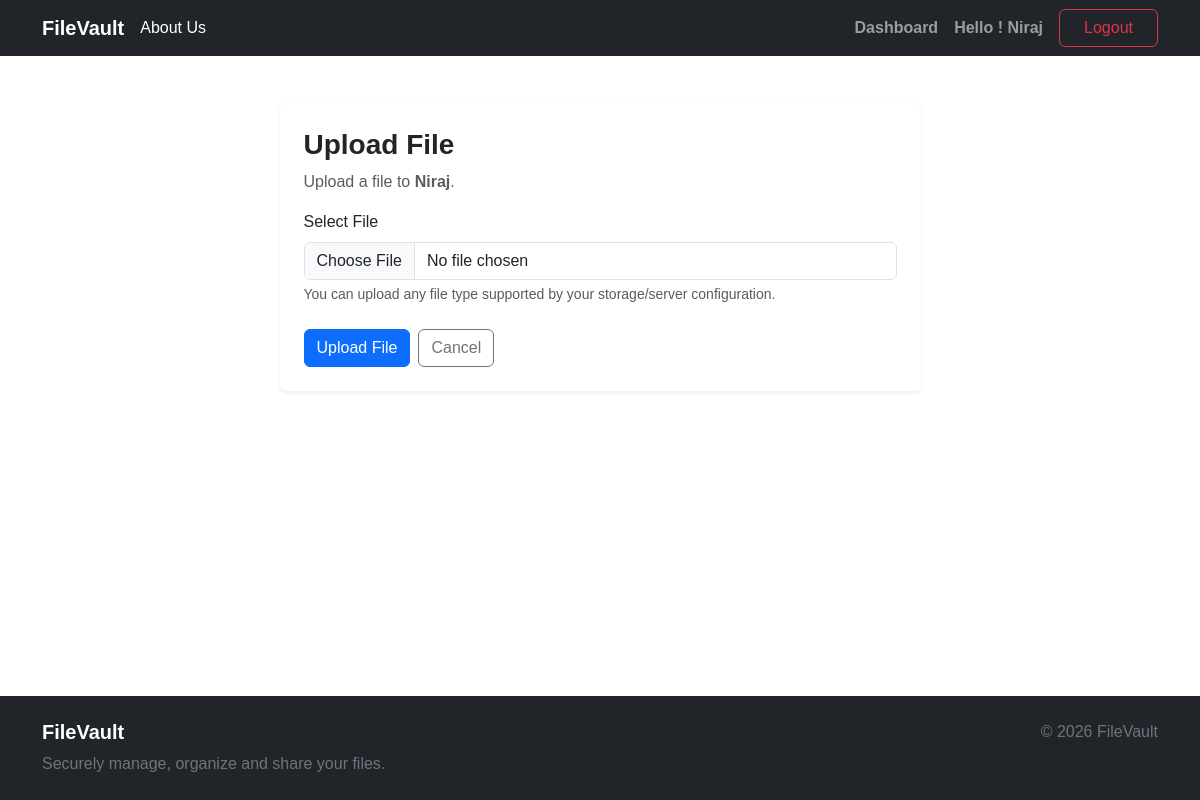
The app's page /storage/folder/3/upload/ (signed in), older data.
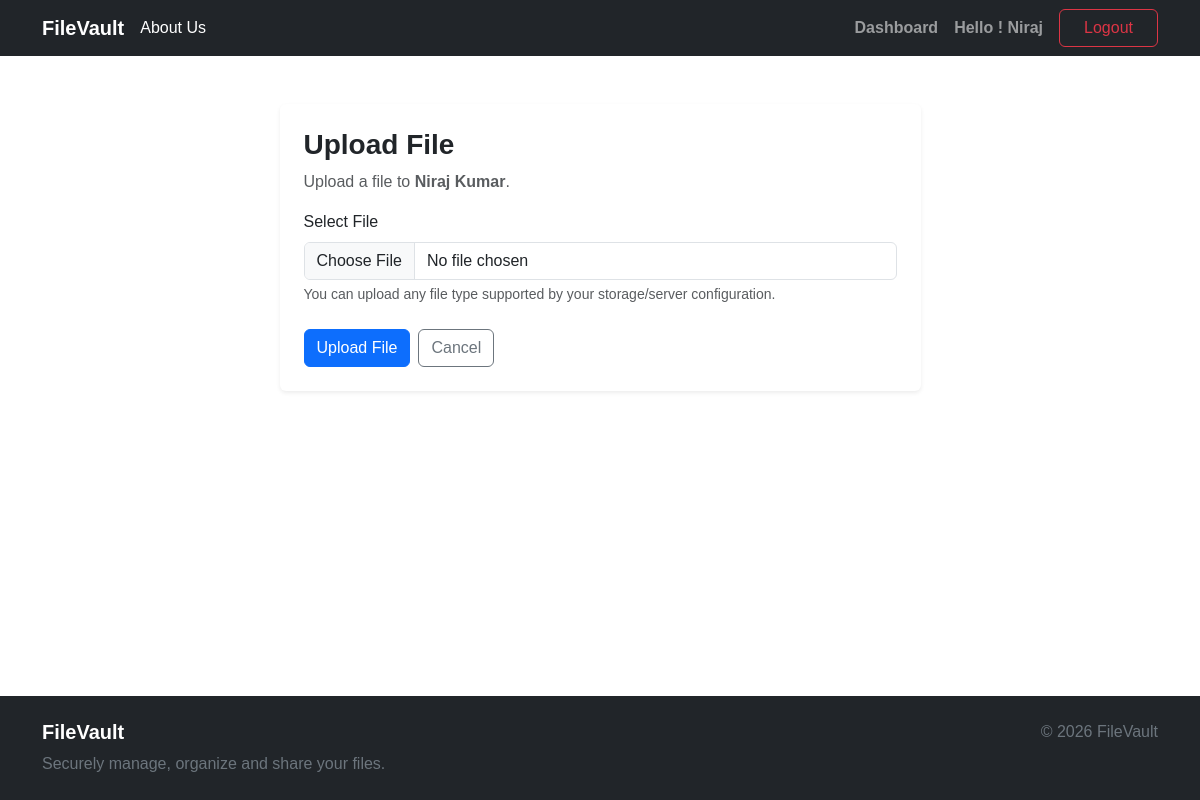
The same page, newer data.
### storage/models.py (models this page shows, shortened)
class Folder(models.Model):
      owner = models.ForeignKey(
            settings.AUTH_USER_MODEL,
            on_delete = models.CASCADE,
            related_name= 'folders'
      )
      name = models.CharField(max_length=255)
      parent = models.ForeignKey(
            "self",
            on_delete= models.CASCADE,
            null=True,
            blank=True,
            related_name="children"
      )
      created_at = models.DateTimeField(auto_now_add=True)
      updated_at = models.DateTimeField(auto_now=True)
      class Meta:
            ordering = ['name']
      def get_absolute_url(self):
            return reverse(
                  "storage:folder-detail",
                  kwargs={
                        "pk": self.pk,
                  },
            )

### storage/views.py (the view, shortened to what this page needs)
# urls.py: path("folder/<int:folder_id>/upload/",FileUploadView.as_view(),name="file-upload",),
class FileUploadView(LoginRequiredMixin, CreateView):
      model = File
      form_class = FileUploadForm
      template_name = "storage/file_upload.html"
      def dispatch(self, request, *args, **kwargs):
            self.folder = get_object_or_404(
                  Folder,
                  pk=self.kwargs["folder_id"],
                  owner=request.user,
            )
            return super().dispatch(
                  request,
                  *args,
                  **kwargs
            )
      def get_context_data(self, **kwargs):
            context = super().get_context_data(**kwargs)
            context["folder"] = self.folder
            return context

### storage/forms.py (shortened to what this page needs)
class FileUploadForm(forms.ModelForm):
      class Meta:
            model = File
            fields = [
                  "file",
            ]
            widgets = {
                  "file": forms.ClearableFileInput(
                  attrs={
                        "class": "form-control",
                  }
                  ),
            }

### storage/templates/storage/file_upload.html (shortened to what this page needs)
{% extends "base.html" %}
{% block content %}
<div class="container py-5">
      <div class="row justify-content-center">
            <div class="col-md-7">
                  <div class="card shadow-sm border-0">
                        <div class="card-body p-4">
                              <h3 class="fw-bold mb-2">
                                    Upload File
                              </h3>
                              <p class="text-muted">
                                    Upload a file to
                                    <strong>{{ folder.name }}</strong>.
                              </p>
                              <form method="post" enctype="multipart/form-data">
                                    <div class="mb-4">
                                          <label class="form-label">
                                                Select File
                                          </label>
                                          {{ form.file }}
                                          <div class="form-text">
                                                You can upload any file type supported by
                                                your storage/server configuration.
                                          </div>
                                    </div>
                                    <div class="d-flex gap-2">
                                          <button type="submit" class="btn btn-primary">
                                                Upload File
                                          </button>
                                          <a href="{{ folder.get_absolute_url }}" class="btn btn-outline-secondary">
                                                Cancel
                                          </a>
                                    </div>
                              </form>
                        </div>
                  </div>
            </div>
      </div>
</div>
{% endblock %}

Row changes from the older to the newer data that the page shows:
changed Folder: name "Niraj" → "Niraj Kumar"
